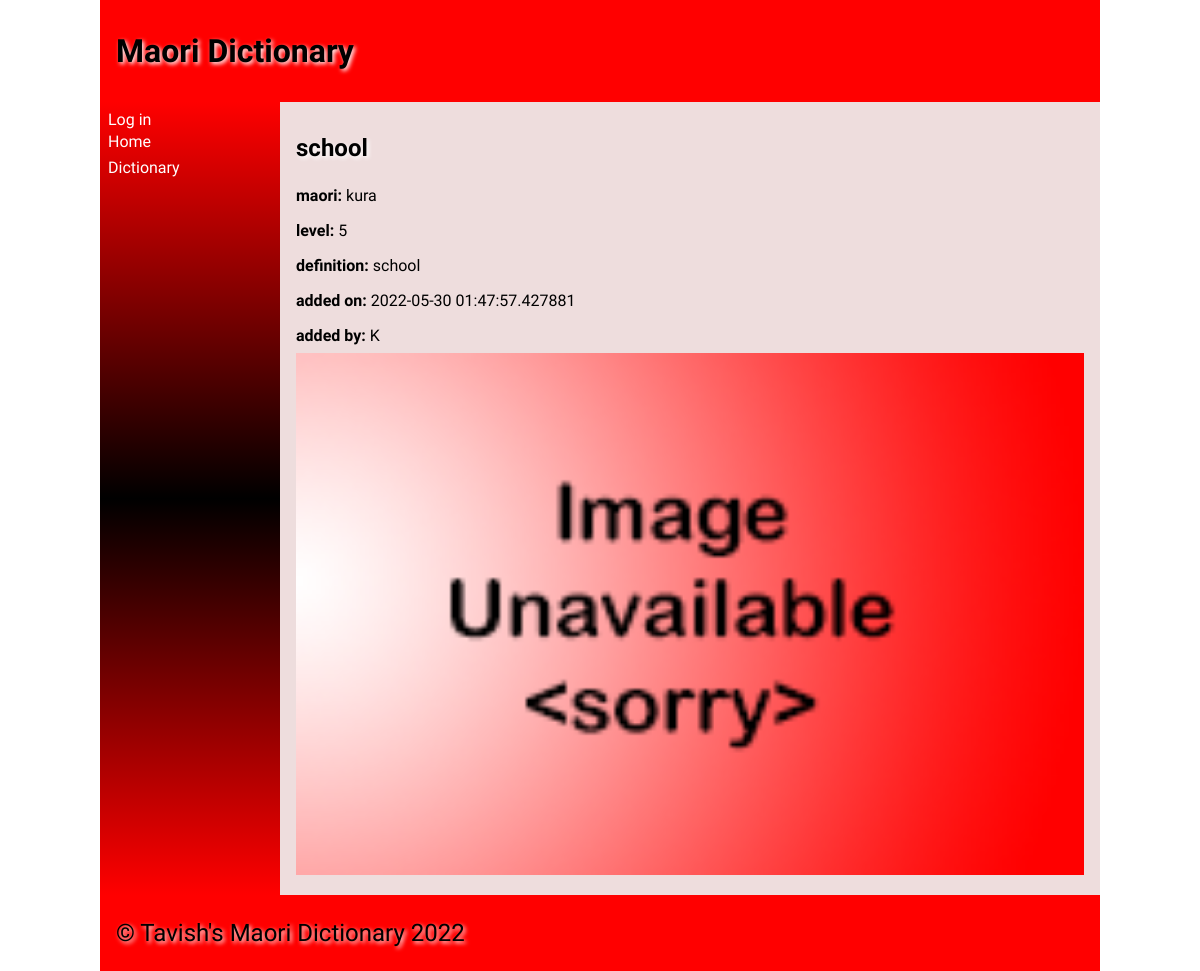
The app's page /words/school with its own data.
### tables this page shows
CREATE TABLE "words"
(
    id         integer
        constraint words_pk
            primary key autoincrement,
    english    varchar(30),
    maori      varchar(30),
    definition varchar(200),
    level      integer(2),
    image      varchar(15),
    added_by   varchar(30),
    userid     integer
        references users,
    timestamp  DATETIME
);

CREATE TABLE users
(
    id       integer
        constraint users_pk
            primary key autoincrement,
    fname    VARCHAR(30),
    lname    VARCHAR(30),
    email    VARCHAR(80),
    password CHAR(60)
);

### app.py (the view)
@app.route('/words/<xword>') #detailed display of words once clicking on the intial display
def render_word_page(xword): #xword is the word that is being clicked on
    if is_logged_in(): #only needs userid if logged in which allows people who aren't logged in to also view the dictionary
        userid = session['userid']
    con = create_connection(DB_NAME)
    cur = con.cursor()
    cur.execute ("SELECT english, maori, level, definition, added_by, image, timestamp, id, userid FROM words WHERE english=?", (xword, )) #executes query and passes the word being clicked on
    word_data = cur.fetchall()
    print(word_data)
    cur.execute("SELECT fname FROM users WHERE id=?", (word_data[0][8],))
    user_data = cur.fetchall()
    con.commit()
    con.close()
    print(user_data)
    return render_template('words.html', logged_in = is_logged_in(), words=word_data, users=user_data)

### app.py (called while the page is built)
def is_logged_in():
    if session.get('email') is None: #if email not entered, then user isn't logged in
        print('Not logged in')
        return False
    else:
        print('Logged in') #if email is entered then user is logged in
        return True

def create_connection(db_file):
   try:
       connection = sqlite3.connect(db_file)
       connection.execute('pragma foreign_keys=ON')
       return connection
   except Error as e:
       print(e)
   return None

### templates/words.html (shortened to what this page needs)
{% extends "base.html" %}
{%block heading%} Maori Dictionary {% endblock %}
{% block main %}
<div id="words">
{% for words in words %}
        <div class = "product-box">
            <h2>  {{ words[0] }}</h2>
            <p> <strong> maori: </strong> {{ words[1] }}</p>
            <p> <strong> level: </strong> {{ words[2] }}</p>
            <p> <strong> definition: </strong> {{ words[3] }}</p>
            <p> <strong> added on: </strong> {{ words[6] }}</p>
            <p> <strong> added by: </strong> {{ users[0][0] }}</p>
            <img src= "/static/images/{{words[5] }}">
        </div>
        {% endfor %}
</div>
{% endblock %}

### templates/base.html (shortened to what this page needs)
<!doctype html>
<html lang="en">
<head>
	<link href="{{ url_for('static', filename='css/style.css') }}" rel="stylesheet">
</head>
<body>
	<div id="container">
		<header>
			<h1>{% block heading %}{% endblock %}</h1>
		</header>
		<nav>
            {% if logged_in %}
                <a href="/logout">Log out</a>
            {% else %}
                <a href="/login">Log in</a>
            {% endif %}
			<ul>
                <li><a href="\">Home</a></li>
				<li><a href="\dictionary">Dictionary</a></li>
			</ul>
		</nav>
		<main>
            {% block main%}{% endblock %}
        </main>
		<footer>
			<p>
				&copy; Tavish's Maori Dictionary 2022
			</p>
		</footer>
	</div>
</body>
</html>

### static/css/style.css (style rules this page uses)
* { font-family: Comfortaa, sans-serif; margin: 0; padding: 0; box-sizing: border-box; }
#container { display: grid; grid-template-columns: 75px auto; grid-template-areas: 'nav header' 'main main' 'footer footer'; }
header { grid-area: header; background-color: #ff0000; padding: 1rem; }
nav { grid-area: nav; }
main { grid-area: main; padding: 1rem; background-color: #edd; }
h1, h2, h3, h4 { padding: 1rem 0; font-family: 'Suez One', serif; color: #000; text-shadow: 2px 2px 4px #fff; }
p { padding: 0.5rem 0; }
a { color: #222; }
img { width: 100%; }
footer { grid-area: footer; padding: 1rem; background-color: #f00; }
footer p { color: #000; text-shadow: 2px 2px 4px #fff; font-size: 1.5rem; }
@media only screen and (min-width: 768px) { #container { grid-template-columns: 180px auto; grid-template-areas: 'header header' 'nav main' 'footer footer'; } }
@media only screen and (min-width: 768px) { nav { background: linear-gradient(180deg, rgba(255,0,0,1) 0%, rgba(0, 0, 0, 1) 50%, rgba(255,0,0,1) 100%); padding: 0.5rem; } }
@media only screen and (min-width: 768px) { nav ul { list-style: none; } }
@media only screen and (min-width: 768px) { nav li { padding: 0.2rem 0; } }
@media only screen and (min-width: 768px) { nav a { color: #fff; text-decoration: none; } }
@media only screen and (min-width: 1000px) { #container { width: 1000px; margin: auto; } }

### records on screen
words: english "school", maori "kura", level "5", definition "school", timestamp "2022-05-30 01:47:57.427881", image (placeholder picture)
users: fname "K"
